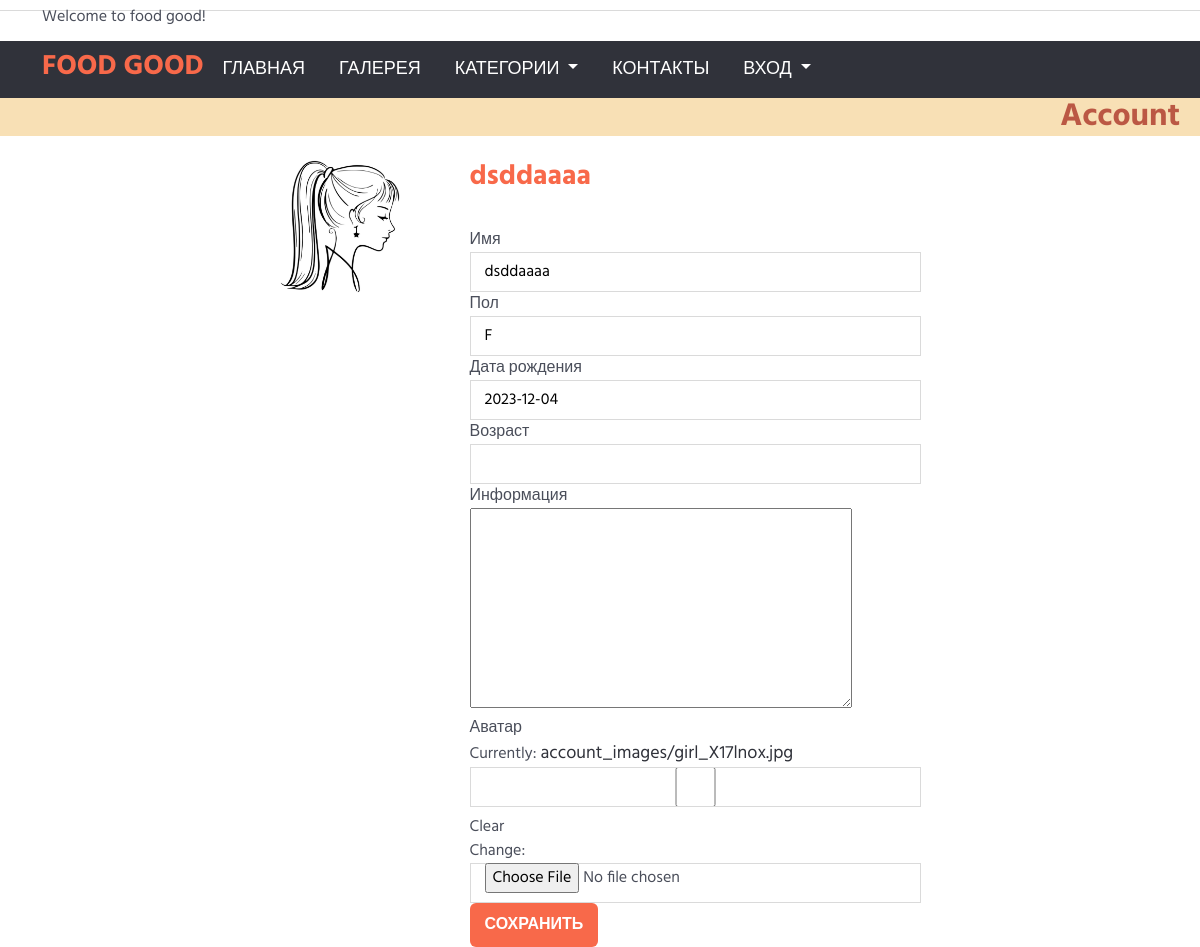
/users/user/1/, run on the app's committed database.
### users/models.py (models this page shows, shortened)
class Account(models.Model):
    gender_choices= (('M','Male'),
                     ('F','Female'),
                     ('N/A','Not answered'))
    user = models.OneToOneField(User,on_delete=models.CASCADE,
                                primary_key=True)
    nickname = models.CharField(max_length=100)
    birthdate = models.DateField(null=True, blank=True)
    gender = models.CharField(choices=gender_choices,max_length=20)
    age = models.CharField(max_length=100, null=True, blank=True)
    info = models.TextField(null=True, blank=True)
    account_image = models.ImageField(default='default.jpg',
                                      upload_to='account_images')
    tags = models.ManyToManyField(to=Tag, blank=True)
    class Meta:
        verbose_name= 'Аккаунт (Account)'
        verbose_name_plural='Аккаунты'

### users/views.py (the view, shortened to what this page needs)
# urls.py: path("user/<int:pk>/", views.UserAccountView.as_view(), name="account"),
class UserAccountView(UpdateView):
    model = Account
    template_name = 'users/account.html'
    context_object_name = 'profile'
    form_class = AccountForm
    def get_context_data(self, **kwargs):
        context = super().get_context_data(**kwargs)
        return context

### users/forms.py
class AccountForm(forms.ModelForm):
    nickname = forms.CharField(label="Имя", max_length=40, strip=True)
    gender = forms.CharField(label="Пол", max_length=10, required=False)
    birthdate = forms.DateField(label='Дата рождения', required=False)
    age = forms.DecimalField(label="Возраст", min_value=1, max_value=200,
                             max_digits=3, required=False)
    info = forms.CharField(label="Информация",
                           widget=forms.Textarea(attrs={'cols': 40, 'rows': 7}), required=False,
                           strip=True)
    account_image = forms.ImageField(label='Аватар', required=False)
    class Meta:
        model = Account
        fields = ['nickname','gender', 'birthdate','age', 'info', 'account_image']

### users/templates/users/account.html (shortened to what this page needs)
{% extends 'main/base.html' %}
{% load static %}
{% load crispy_forms_tags %}
{% block body %}
<body>
    <div class="flex-row bg-color-light">
        <h2 class="text-header  text-end">Account</h2>
    </div>
        <div class="container">
            <div class="mt-4">
                    <div class="row d-flex align-content-center justify-content-center flex-wrap">
                        <div class="col-md-2 col-sm-12">
                            <img src="{{ MEDIA_URL }}{{profile.account_image}}" class="" width="120px;" alt="avatar">
                        </div>
                        <div class="col-md-5 col-sm-12 pl-4">
                            <div>
                            <h3>{{profile.nickname}}</h3>
                            <br>
                            </div>
                            <form method="post" class="">
                                {% for field in form %}
                                 {% if field.errors %}
                                        <div class="control-group error">
                                            <label class="control-label">{{ field.label }}</label>
                                            <div class="controls">{{ field }}
                                                <span class="help-inline">
                                                    {% for error in  field.errors %}{{ error }}{% endfor %}
                                                </span>
                                            </div>
                                        </div>
                                        {% else %}
                                            <div class="control-group">
                                            <label class="control-label">{{ field.label }}</label>
                                            <div class="controls">{{ field }}
                                            </div>
                                 {% endif %}
                                {% endfor %}
                                <button type="submit" class="btn primary-btn">Сохранить</button>
                            </form>
                        </div>
                    </div>
            </div>
        </div>
</body>
{% endblock %}

### all_apps/static/css/style.css (style rules this page uses)
body { font-family: 'Hind', sans-serif; color: #4A4E5A; overflow-x: hidden; }
h1, h2, h3, h4, h5, h6 { color: #30323A; margin: 0 0 10px; font-weight: 700; }
a { color: #30323A; -webkit-transition: 0.3s color; transition: 0.3s color; }
.main-btn, .primary-btn { display: inline-block; padding: 10px 15px; text-transform: uppercase; font-weight: 700; border: none; -webkit-transition: 0.3s all; transition: 0.3s all; }
.primary-btn { color: #FFF; background-color: #F8694A; }
.input, .controls input { width: 100%; height: 40px; padding: 0px 15px; border: none; background-color: transparent; -webkit-box-shadow: 0px 0px 0px 1px #DADADA inset, 0px 0px 0px 5px transparent; box-shadow: 0px 0px 0px 1px #DADADA inset, 0px 0px 0px 5px transparent; -webkit-transition: 0.3s all; transition: 0.3s all; }
textarea.input, .controls textarea { padding: 15px; }

### all_apps/static/css/main.css (style rules this page uses)
.bg-color-light { background: rgb(248, 224, 181); }
h3 { color: #f8694a; }
a { text-decoration: none; outline: none; font-size: 18px; }
.text-header { color: #bb5844; margin-right: 20px !important; }

### data on the page
Account: account_image (picture), nickname "dsddaaaa", form "dsddaaaa" "F" "2023-12-04"

### other printed values
{{ field.label }} "Имя" "Пол" "Дата рождения" "Возраст" "Информация" "Аватар"
